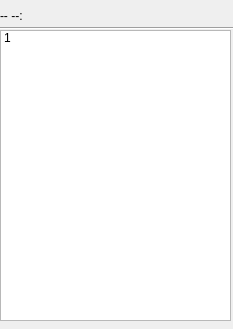
<?xml version="1.0" encoding="UTF-8"?>
<ui version="4.0">
 <class>Form</class>
 <widget class="QWidget" name="Form">
  <property name="geometry">
   <rect>
    <x>0</x>
    <y>0</y>
    <width>233</width>
    <height>329</height>
   </rect>
  </property>
  <property name="windowTitle">
   <string>Факапы</string>
  </property>
  <widget class="Line" name="line">
   <property name="geometry">
    <rect>
     <x>0</x>
     <y>20</y>
     <width>341</width>
     <height>16</height>
    </rect>
   </property>
   <property name="orientation">
    <enum>Qt::Horizontal</enum>
   </property>
  </widget>
  <widget class="QLabel" name="label">
   <property name="geometry">
    <rect>
     <x>0</x>
     <y>0</y>
     <width>221</width>
     <height>31</height>
    </rect>
   </property>
   <property name="text">
    <string>-- --:</string>
   </property>
  </widget>
  <widget class="QListWidget" name="listWidget">
   <property name="geometry">
    <rect>
     <x>0</x>
     <y>30</y>
     <width>231</width>
     <height>291</height>
    </rect>
   </property>
   <item>
    <property name="text">
     <string>1</string>
    </property>
   </item>
  </widget>
 </widget>
 <resources/>
 <connections/>
</ui>
